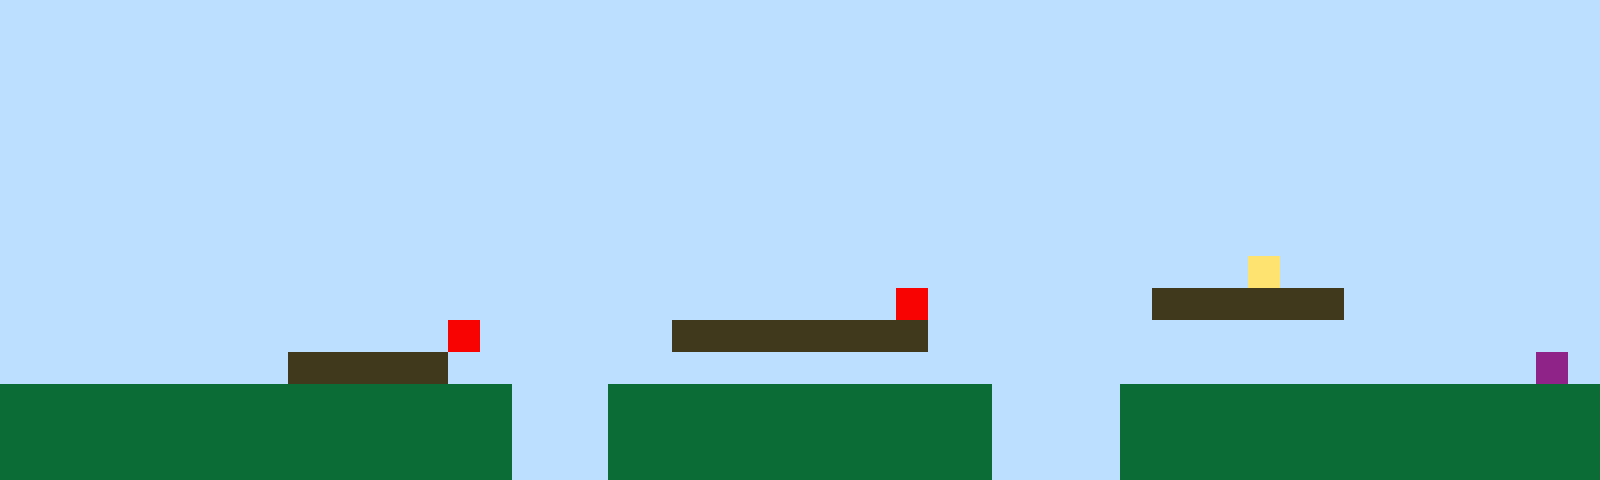

This is a level from a 2D game, rendered from its Tiled map with the project's own tilesets. A one-line summary and the complete map file follow:
An orthogonal 50x15 tile map with 32x32 px tiles, 1 tile layer (Tile Layer 1).

<map version="1.10" tiledversion="1.11.2" orientation="orthogonal" renderorder="right-up" width="50" height="15" tilewidth="32" tileheight="32" infinite="0" nextlayerid="2" nextobjectid="1"><editorsettings><export target="map1.csv" format="csv" /></editorsettings><tileset firstgid="1" name="sprites" tilewidth="32" tileheight="32" tilecount="6" columns="3"><image source="sprites.png" width="96" height="64" /></tileset><layer id="1" name="Tile Layer 1" width="50" height="15"><data encoding="csv">1,1,1,1,1,1,1,1,1,1,1,1,1,1,1,1,1,1,1,1,1,1,1,1,1,1,1,1,1,1,1,1,1,1,1,1,1,1,1,1,1,1,1,1,1,1,1,1,1,1,1,1,1,1,1,1,1,1,1,1,1,1,1,1,1,1,1,1,1,1,1,1,1,1,1,1,1,1,1,1,1,1,1,1,1,1,1,1,1,1,1,1,1,1,1,1,1,1,1,1,1,1,1,1,1,1,1,1,1,1,1,1,1,1,1,1,1,1,1,1,1,1,1,1,1,1,1,1,1,1,1,1,1,1,1,1,1,1,1,1,1,1,1,1,1,1,1,1,1,1,1,1,1,1,1,1,1,1,1,1,1,1,1,1,1,1,1,1,1,1,1,1,1,1,1,1,1,1,1,1,1,1,1,1,1,1,1,1,1,1,1,1,1,1,1,1,1,1,1,1,1,1,1,1,1,1,1,1,1,1,1,1,1,1,1,1,1,1,1,1,1,1,1,1,1,1,1,1,1,1,1,1,1,1,1,1,1,1,1,1,1,1,1,1,1,1,1,1,1,1,1,1,1,1,1,1,1,1,1,1,1,1,1,1,1,1,1,1,1,1,1,1,1,1,1,1,1,1,1,1,1,1,1,1,1,1,1,1,1,1,1,1,1,1,1,1,1,1,1,1,1,1,1,1,1,1,1,1,1,1,1,1,1,1,1,1,1,1,1,1,1,1,1,1,1,1,1,1,1,1,1,1,1,1,1,1,1,1,1,1,1,1,1,1,1,1,1,1,1,1,1,1,1,1,1,1,1,1,1,1,1,1,1,1,1,1,1,1,1,1,1,1,1,1,1,1,1,1,1,1,1,1,1,1,1,1,1,1,1,1,1,1,1,1,1,1,1,1,1,1,1,1,1,1,1,1,1,1,1,1,1,1,1,1,1,1,1,1,1,1,1,1,1,1,1,1,1,1,1,1,1,1,1,1,1,1,1,1,1,4,1,1,1,1,1,1,1,1,1,1,1,1,1,1,1,1,1,1,1,1,1,1,1,1,1,1,1,1,1,1,1,1,1,1,1,1,1,1,5,1,1,1,1,1,1,1,3,3,3,3,3,3,1,1,1,1,1,1,1,1,1,1,1,1,1,1,1,1,1,1,1,1,1,1,5,1,1,1,1,1,1,3,3,3,3,3,3,3,3,1,1,1,1,1,1,1,1,1,1,1,1,1,1,1,1,1,1,1,1,1,1,1,1,1,1,1,1,1,1,3,3,3,3,3,1,1,1,1,1,1,1,1,1,1,1,1,1,1,1,1,1,1,1,1,1,1,1,1,1,1,1,1,1,1,1,1,1,1,6,1,2,2,2,2,2,2,2,2,2,2,2,2,2,2,2,2,1,1,1,2,2,2,2,2,2,2,2,2,2,2,2,1,1,1,1,2,2,2,2,2,2,2,2,2,2,2,2,2,2,2,2,2,2,2,2,2,2,2,2,2,2,2,2,2,2,2,1,1,1,2,2,2,2,2,2,2,2,2,2,2,2,1,1,1,1,2,2,2,2,2,2,2,2,2,2,2,2,2,2,2,2,2,2,2,2,2,2,2,2,2,2,2,2,2,2,2,1,1,1,2,2,2,2,2,2,2,2,2,2,2,2,1,1,1,1,2,2,2,2,2,2,2,2,2,2,2,2,2,2,2</data></layer></map>
